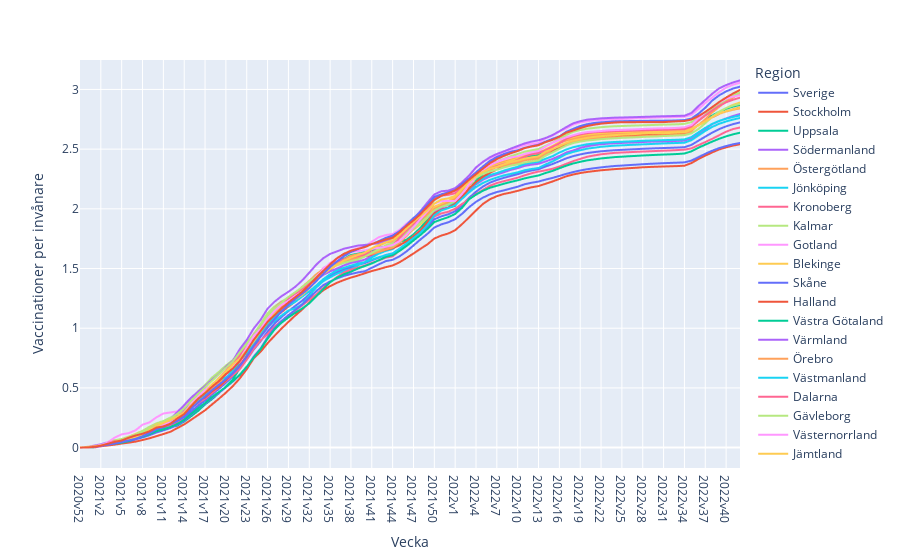

The code cell stored with this chart in its notebook:
### Markdown cell above
# Average Amount of Vaccinations (by region and week)
This shows a historic view of how different regions compared to each other in terms of average vaccinations in their population  
However it is rather cluttered unless you unselect most lines (double click on legend)  
It is also rarely relevant to look at the historic data, as you would most often want to compare your current standings rather than historical ones  
Although it is good to have this historic perspective available

### Code cell
# Antal vaccinationer per invånare per län per vecka (baserat på befolkningsmängd 27 okt 2022)
px.line(df_vaccinationer, x = "Vecka", y = "Vaccinationer per invånare", color = "Region")
